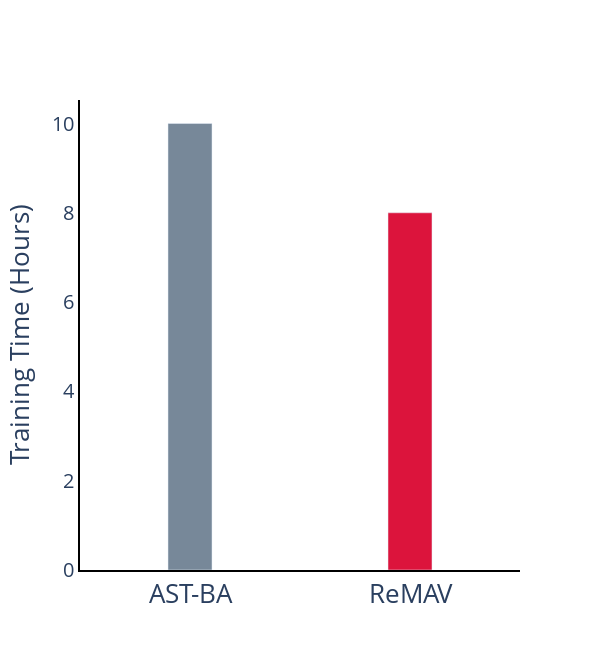

The code cell stored with this chart in its notebook:
### Code cell
import plotly.graph_objects as go
import kaleido #required

animals=['AST-BA',]
animals2=['ReMAV',]

fig = go.Figure(data=[
    go.Bar(x=animals, y=[10],width=[0.2],marker_color='lightslategrey',),
    go.Bar(x=animals2, y=[8],width=[0.2],marker_color='crimson',)
])
# Change the bar mode
fig.update_layout(barmode='group')
fig.update_layout(
    autosize=False,
    width=600,
    height=650,)

fig.update_layout(
    yaxis_title="Training Time (Hours)"
)
fig.update_layout(
yaxis = dict(
tickfont = dict(size=20)))

fig.update_layout(
xaxis = dict(
tickfont = dict(size=26)))
fig.update_yaxes(title_font=dict(size=26))
fig.update_xaxes(title_font=dict(size=26))

fig.update_layout(showlegend=False)
fig.update_layout(bargap=0.2)

fig.update_layout({
    'plot_bgcolor': 'rgba(0,0,0,0)',
})
fig.update_xaxes(linewidth = 2, linecolor ='black')
fig.update_yaxes(linewidth = 2, linecolor ='black')
fig.show()
# fig.write_image("your_image.pdf")

### Figure 1 — Plotly figure (JSON) as saved in the notebook; plotly's stock layout.template omitted (floating-point values rounded to 4 significant figures)
{"data": [{"marker": {"color": "lightslategrey"}, "type": "bar", "width": [0.2], "x": ["AST-BA"], "y": [10]}, {"marker": {"color": "crimson"}, "type": "bar", "width": [0.2], "x": ["ReMAV"], "y": [8]}], "layout": {"autosize": false, "bargap": 0.2, "barmode": "group", "height": 650, "plot_bgcolor": "rgba(0,0,0,0)", "showlegend": false, "width": 600, "xaxis": {"linecolor": "black", "linewidth": 2, "tickfont": {"size": 26}, "title": {"font": {"size": 26}}}, "yaxis": {"linecolor": "black", "linewidth": 2, "tickfont": {"size": 20}, "title": {"font": {"size": 26}, "text": "Training Time (Hours)"}}}}
